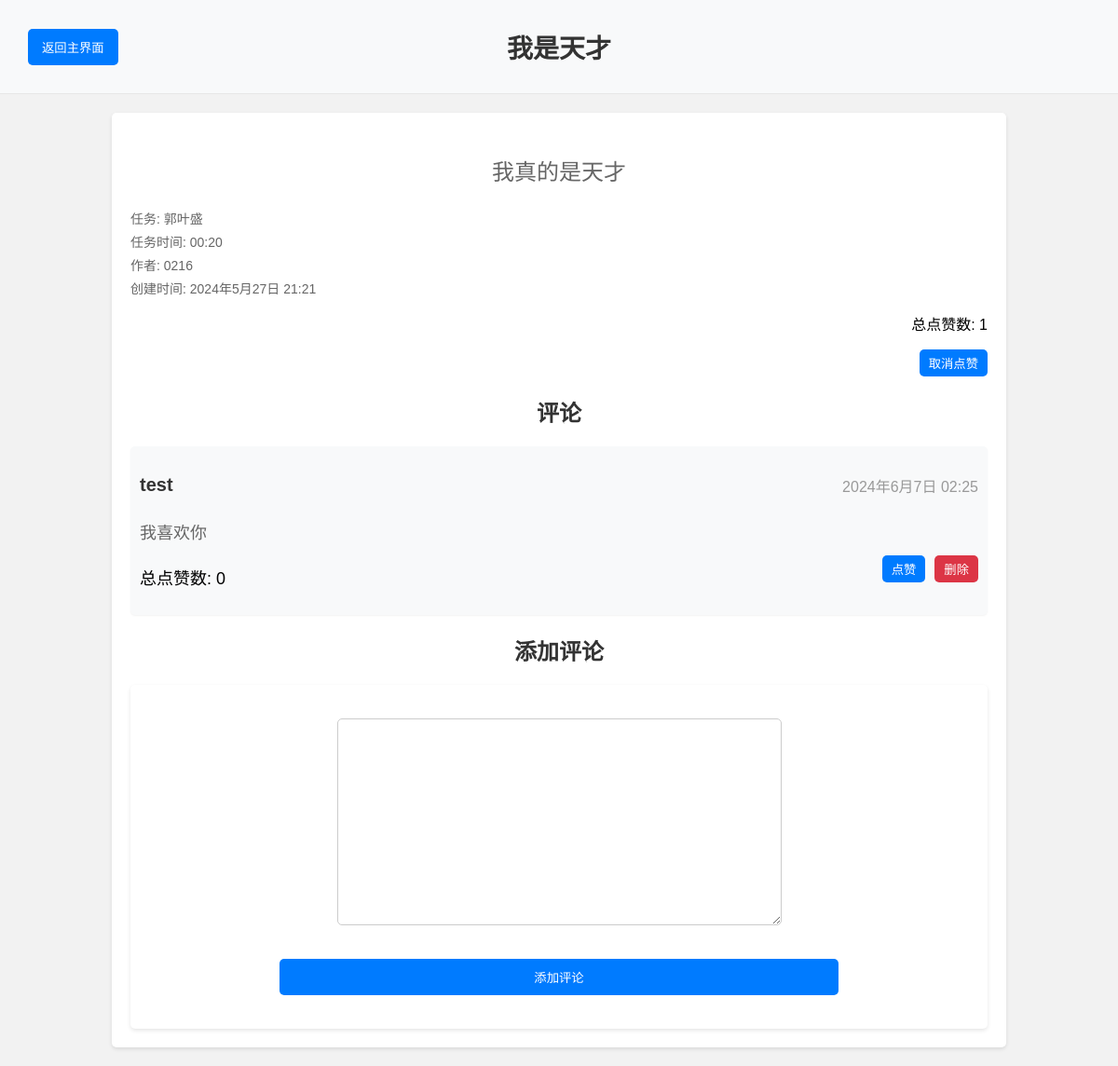
Screenshot of /post/24/ (signed in) with the database file from the repository.
### community/models.py (models this page shows, shortened)
class Post(models.Model):
    title = models.CharField(max_length=200)
    content = models.TextField()
    author = models.ForeignKey(User, on_delete=models.CASCADE)
    created_at = models.DateTimeField(auto_now_add=True)
    task = models.CharField(max_length=200, default='')
    task_time = models.CharField(max_length=200, default='')
    likes = models.ManyToManyField(User, related_name='post_likes', blank=True)
    class Meta:
        db_table = 'article_tb'  #定义表名
        verbose_name = '文章'  #后台显示
        verbose_name_plural = verbose_name  #后台显示的复数
    def total_likes(self):
        return self.likes.count()

class Comment(models.Model):
    post = models.ForeignKey(Post, related_name='comments', on_delete=models.CASCADE)
    author = models.ForeignKey(User, on_delete=models.CASCADE)
    content = models.TextField()
    created_at = models.DateTimeField(auto_now_add=True)
    likes = models.ManyToManyField(User, related_name='comment_likes', blank=True)
    class Meta:
        db_table = 'comment_tb'
        verbose_name = '评论'
        verbose_name_plural = verbose_name
    def total_likes(self):
        return self.likes.count()

### community/views.py (the view)
# urls.py: path('post/<int:post_id>/', views.post_detail, name='post_detail'),  # 添加帖子详细页面的URL模式
@login_required
def post_detail(request, post_id):
    post = get_object_or_404(Post, id=post_id)
    comments = post.comments.all()
    if request.method == 'POST':
        form = CommentForm(request.POST)
        if form.is_valid():
            comment = form.save(commit=False)
            comment.post = post
            comment.author = request.user
            comment.save()
            return redirect('post_detail', post_id=post.id)
    else:
        form = CommentForm()
    return render(request, 'community/post_detail.html', {'post': post, 'comments': comments, 'form': form})

### community/forms.py
class CommentForm(forms.ModelForm):
    class Meta:
        model = Comment
        fields = ['content']
        labels = {
            'content': ''
        }

### community/templates/community/post_detail.html (shortened to what this page needs)
{% load static %}
{% load filters %}
<link rel="stylesheet" href="{% static 'community/post_detail_style.css' %}">
{% block content %}
    <div class="navbar">
        <div class="navbar-left">
            <button onclick="location.href='{% url 'post_list' %}'" class="back-button">返回主界面</button>
        </div>
        <div class="navbar-center">
            <h1>{{ post.title }}</h1>
        </div>
    </div>
    <div class="post-detail">
        <div class="post-content">
            <p>{{ post.content }}</p>
        </div>
        <div class="post-details">
            <p1>任务: {{ post.task }}</p1>
            <p1>任务时间: {{ post.task_time }}</p1>
            <p1>作者: {{ post.author.username }}</p1>
            <p1>创建时间: {{ post.created_at }}</p1>
        </div>
        <div class="post-likes">
            <p class="total-likes">总点赞数: <span id="likes-count-post-{{ post.id }}">{{ post.total_likes }}</span></p>
            <form class="like-form" action="{% url 'like_item' 'post' post.id %}" method="POST">
                {% if user in post.likes.all %}
                    <button type="submit" class="like-button">取消点赞</button>
                {% else %}
                    <button type="submit" class="like-button">点赞</button>
                {% endif %}
            </form>
        </div>
        <h2>评论</h2>
        <ul class="comment-list">
            {% for comment in comments %}
                <li class="comment">
                    <div class="comment-header">
                        <p class="comment-author">{{ comment.author.username }}</p>
                        <p1 class="comment-time">{{ comment.created_at }}</p1>
                    </div>
                    <p class="comment-content">{{ comment.content }}</p>
                    <div class="comment-footer">
                        <p class="total-likes">总点赞数: <span id="likes-count-comment-{{ comment.id }}">{{ comment.total_likes }}</span></p>
                        <form class="like-form" action="{% url 'like_item' 'comment' comment.id %}" method="POST">
                            {% if user in comment.likes.all %}
                                <button type="submit" class="like-button">取消点赞</button>
                            {% else %}
                                <button type="submit" class="like-button">点赞</button>
                            {% endif %}
                        </form>
                        {% if user.is_authenticated and user == comment.author %}
                            <form method="post" action="{% url 'delete_comment' post.id comment.id %}" class="delete-form">
                                <button type="submit" class="red-button">删除</button>
                            </form>
                        {% endif %}
                    </div>
                </li>
            {% endfor %}
        </ul>
        <h2>添加评论</h2>
        <div class="comment-form">
            <form method="post">
                {{ form.as_p }}
                <button type="submit" class="submit-button">添加评论</button>
            </form>
        </div>
    </div>
{% endblock %}

### community/static/community/post_detail_style.css (style rules this page uses)
h1 { color: #333; margin-top: 20px; margin-bottom: 20px; text-align: center; font-size: 28px; }
.post-detail { background-color: #fff; margin: 20px 10%; padding: 20px; border-radius: 5px; box-shadow: 0 2px 4px rgba(0, 0, 0, 0.1); }
.post-content { color: #666; margin: 10px 0; font-size: 24px; text-align: center; }
.post-details { color: #666; margin: 10px 0; font-size: 18px; }
.post-details p1 { display: block; color: #666; margin: 5px 0; font-size: 14px; text-align: left; }
.post-likes { margin-top: 10px; text-align: right; }
.like-button { background-color: #007bff; color: white; padding: 5px 10px; border: none; border-radius: 5px; cursor: pointer; margin-left: 10px; }
h2 { color: #333; margin-top: 20px; margin-bottom: 20px; text-align: center; font-size: 24px; }
.comment-list { list-style-type: none; padding: 0; margin: 0; }
.comment { background-color: #f8f9fa; margin-bottom: 10px; padding: 10px; border-radius: 5px; box-shadow: 0 1px 2px rgba(0, 0, 0, 0.05); font-size: 18px; }
.comment-header { display: flex; justify-content: space-between; align-items: center; }
.comment-author { color: #333; font-weight: bold; font-size: 20px; }
.comment-time { color: #999; font-size: 16px; }
.comment-content { color: #666; margin: 5px 0; font-size: 18px; }
.comment-footer { display: flex; justify-content: space-between; align-items: center; }
.comment-footer .total-likes { margin-right: auto; }
.red-button { background-color: #dc3545; color: white; padding: 5px 10px; border: none; border-radius: 5px; cursor: pointer; margin-left: 10px; }
.submit-button { background-color: #007bff; color: white; padding: 10px 15px; border: none; border-radius: 5px; cursor: pointer; margin-top: 10px; }
.comment-form { background-color: #fff; padding: 20px; border-radius: 5px; box-shadow: 0 2px 4px rgba(0, 0, 0, 0.1); margin-top: 20px; display: flex; justify-content: center; }
.comment-form form { width: 100%; max-width: 600px; display: flex; flex-direction: column; align-items: center; }
.comment-form form input, .comment-form form textarea { width: 100%; margin-bottom: 10px; padding: 10px; border: 1px solid #ccc; border-radius: 5px; font-size: 18px; }
.comment-form button { width: 100%; }
.navbar { background-color: #f8f9fa; padding: 10px 20px; display: flex; justify-content: space-between; align-items: center; border-bottom: 1px solid #e7e7e7; }
.navbar-left { display: flex; align-items: center; flex: 1; }
.navbar-center { flex: 2; display: flex; justify-content: center; }
.navbar-left button { background-color: #007bff; color: white; padding: 10px 15px; border: none; border-radius: 5px; text-decoration: none; cursor: pointer; margin-left: 10px; }

### rows the page displays
Post: title "我是天才", content "我真的是天才", task "郭叶盛", task_time "00:20", author.username "0216", created_at "2024年5月27日 21:21", total_likes "1"
Comment: author.username "test", created_at "2024年6月7日 02:25", content "我喜欢你", total_likes "0", shows "点赞", shows "删除"
